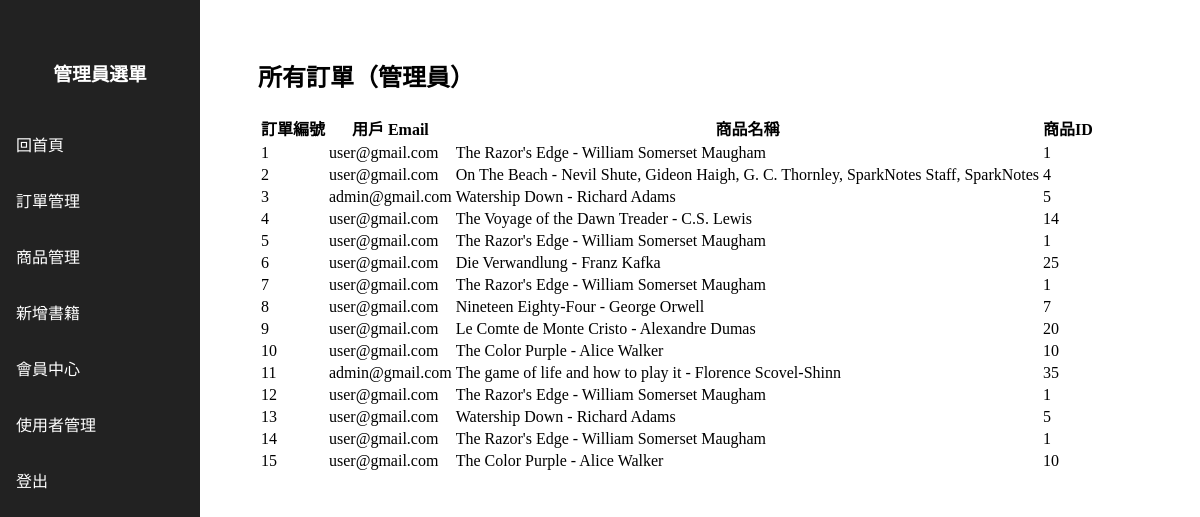
/admin/orders (signed in), run on an earlier commit of the app's database.
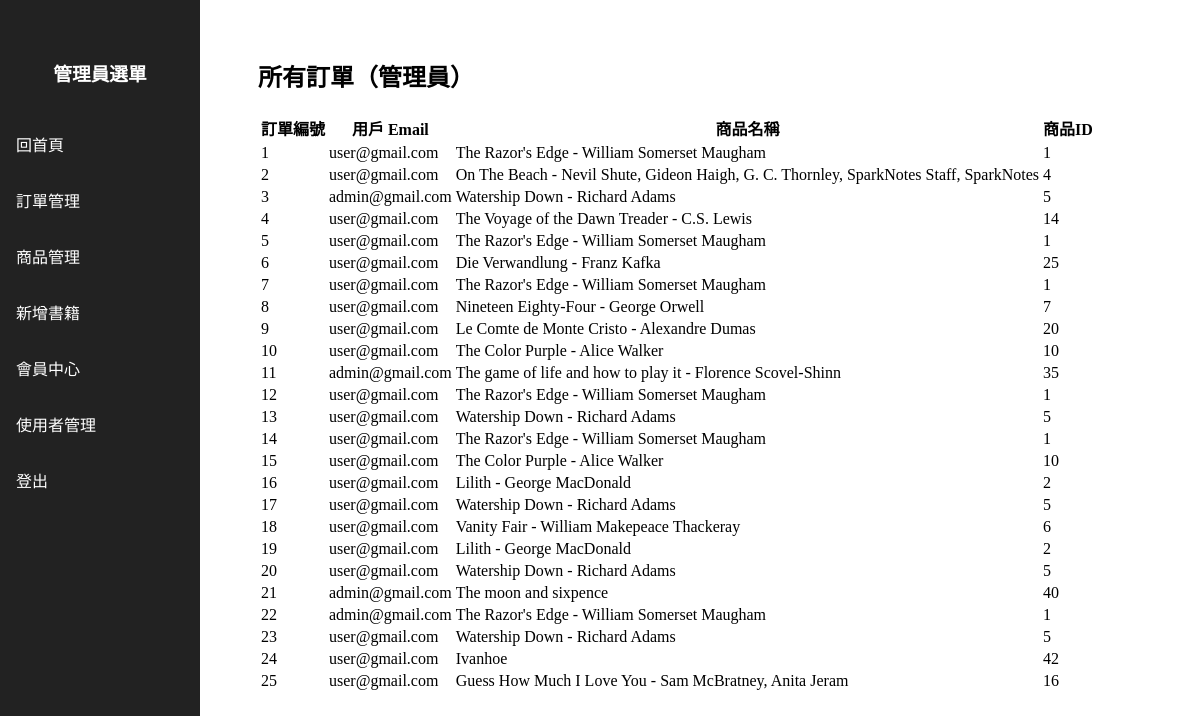
And on a later commit of the database.
### tables this page shows
CREATE TABLE Orders
		(orderId INTEGER PRIMARY KEY AUTOINCREMENT,
		userId INTEGER,
		productId INTEGER,
		FOREIGN KEY(userId) REFERENCES users(userId),
		FOREIGN KEY(productId) REFERENCES products(productId)
		);

CREATE TABLE users  
		(userId INTEGER PRIMARY KEY, 
		password TEXT,
		email TEXT,
		firstName TEXT,
		lastName TEXT,
		address1 TEXT,
		address2 TEXT,
		zipcode TEXT,
		city TEXT,
		state TEXT,
		country TEXT, 
		phone TEXT
		, isAdmin INTEGER DEFAULT 0);

CREATE TABLE products
		(productId INTEGER PRIMARY KEY,
		name TEXT,
		price REAL,
		description TEXT,
		image TEXT,
		stock INTEGER,
		categoryId INTEGER, author TEXT,
		FOREIGN KEY(categoryId) REFERENCES categories(categoryId)
		);

### main.py (the view)
@app.route("/admin/orders")
def admin_orders():
    if not session.get('isAdmin'):
        return redirect(url_for('root'))
    orders = query_db("""
        SELECT Orders.orderId, users.email, products.name, Orders.productId
        FROM Orders
        JOIN users ON Orders.userId = users.userId
        JOIN products ON Orders.productId = products.productId
    """)
    return render_template("admin_orders.html", orders=orders)

### db.py (called while the page is built)
def query_db(query, args=(), one=False):
    with sqlite3.connect(DB_PATH) as conn:
        cur = conn.cursor()
        cur.execute(query, args)
        rv = cur.fetchall()
        return (rv[0] if rv else None) if one else rv

### templates/admin_orders.html
{% extends "admin.html" %}
{% block content %}
<h2>所有訂單（管理員）</h2>
<table>
    <tr>
        <th>訂單編號</th>
        <th>用戶 Email</th>
        <th>商品名稱</th>
        <th>商品ID</th>
    </tr>
    {% for order in orders %}
    <tr>
        <td>{{ order[0] }}</td>
        <td>{{ order[1] }}</td>
        <td>{{ order[2] }}</td>
        <td>{{ order[3] }}</td>
    </tr>
    {% endfor %}
</table>
{% endblock %}

What changed in the data, as far as the page shows it:
added Orders: orderId "16", email "user@gmail.com", name "Lilith - George MacDonald", productId "2"
added Orders: orderId "17", email "user@gmail.com", name "Watership Down - Richard Adams", productId "5"
added Orders: orderId "18", email "user@gmail.com", name "Vanity Fair - William Makepeace Thackeray", productId "6"
added Orders: orderId "19", email "user@gmail.com", name "Lilith - George MacDonald", productId "2"
added Orders: orderId "20", email "user@gmail.com", name "Watership Down - Richard Adams", productId "5"
added Orders: orderId "21", email "admin@gmail.com", name "The moon and sixpence", productId "40"
added Orders: orderId "22", email "admin@gmail.com", name "The Razor's Edge - William Somerset Maugham", productId "1"
added Orders: orderId "23", email "user@gmail.com", name "Watership Down - Richard Adams", productId "5"
added Orders: orderId "24", email "user@gmail.com", name "Ivanhoe", productId "42"
added Orders: orderId "25", email "user@gmail.com", name "Guess How Much I Love You - Sam McBratney, Anita Jeram", productId "16"
